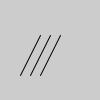
Frame 1 (no input)
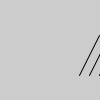
Frame 60 (the mouse pressed at the canvas centre just before this capture)
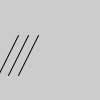
Frame 120 (the mouse held since frame 60 and released just before this capture)

The Processing sketch that drew these frames (run headless with seeded random() and noise(); from frame 60 on, the mouse is pressed at the canvas centre):

// Processing sketch: processing_133972
// ── processing_133972.pde

int x = 20;
int y = 75;

void setup() {
  size( 100, 100 );
}

void draw() {
  background (204 );
  line( x, y, x + 20, y - 40 );
  line( x + 10, y, x + 30, y - 40);
  line( x + 20, y, x + 40, y - 40);
  x = x+1;
  println(x);
  if (x > 100) {
    x= -40;
  }
}
